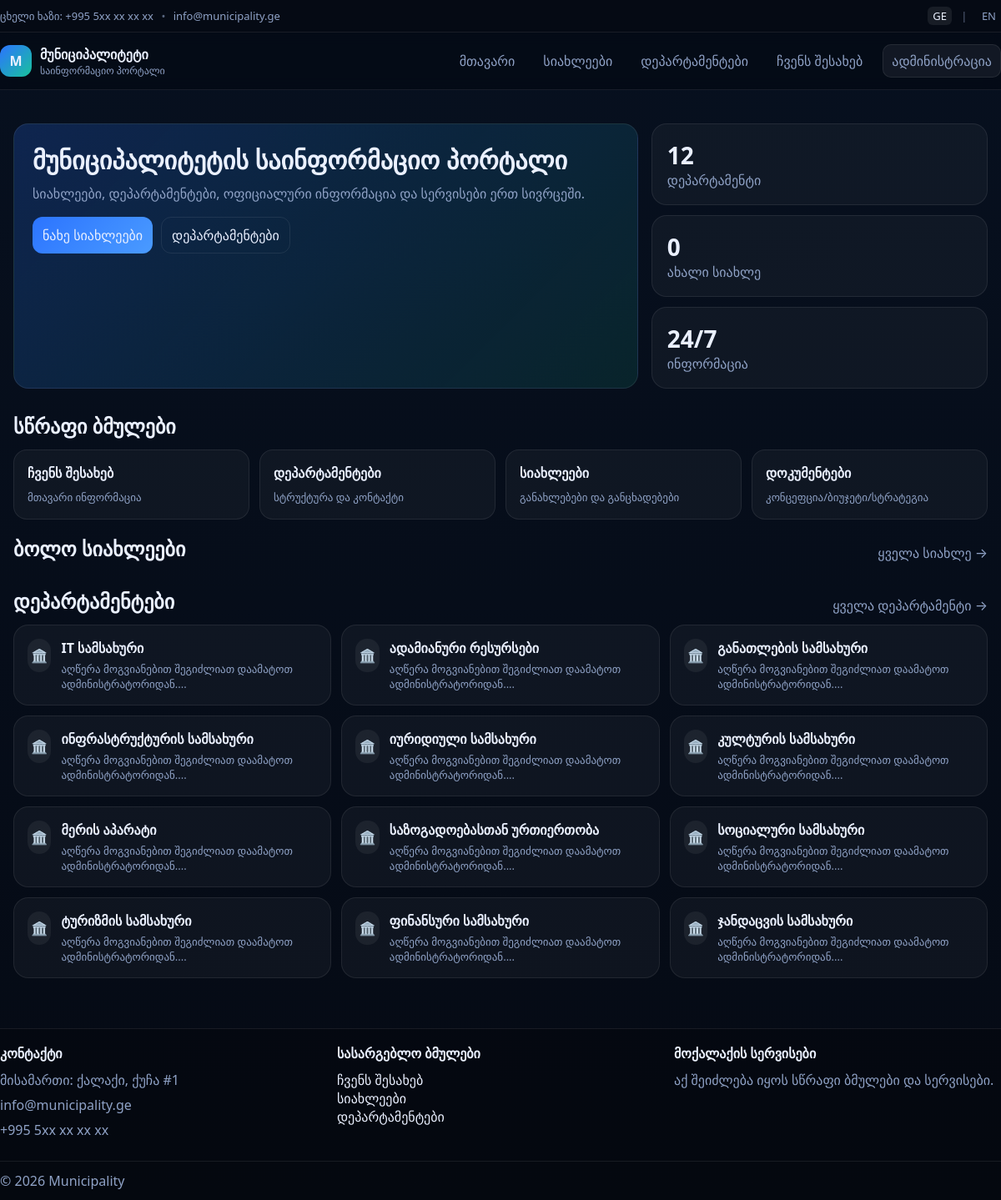
/ge/, run on the app's committed database.
### tables this page shows
CREATE TABLE department_translations (
  department_id INT NOT NULL,
  lang ENUM('ge','en') NOT NULL,
  name VARCHAR(200) NOT NULL,
  description TEXT NULL,
  address VARCHAR(255) NULL,
  phone VARCHAR(50) NULL,
  email VARCHAR(120) NULL,
  PRIMARY KEY (department_id, lang),
  CONSTRAINT fk_dept_tr_dept FOREIGN KEY (department_id) REFERENCES departments(id) ON DELETE CASCADE
);

### public/index.php (called while the page is built, shortened)
<?php
require __DIR__ . '/../app/db.php';
require __DIR__ . '/../app/helpers.php';
require __DIR__ . '/../app/i18n.php';
require __DIR__ . '/../app/router.php';
$uri = parse_url($_SERVER['REQUEST_URI'] ?? '/', PHP_URL_PATH) ?: '/';
$uri = str_replace(base_path(), '', $uri);
$uri = '/' . ltrim($uri, '/');
$parts = array_values(array_filter(explode('/', trim($uri,'/')), fn($x)=>$x!==''));
$langs = cfg('langs', ['ge','en']);
if (isset($parts[0]) && in_array($parts[0], $langs, true)) {
  array_shift($parts);
} else {
  set_lang(cfg('default_lang','ge'));
  redirect(base_path() . '/' . current_lang() . $uri);
}
$path = '/' . implode('/', $parts);
[$view, $data] = route_public($path);
require __DIR__ . '/../app/views/layout.php';

### app/i18n.php (called while the page is built, shortened)
<?php
function current_lang(): string {
  return (string)($_SESSION['lang'] ?? cfg('default_lang', 'ge'));
}
function url_lang_prefix(): string {
  return '/' . current_lang();
}
function url_to(string $pathWithoutLang): string {
  return base_path() . url_lang_prefix() . $pathWithoutLang;
}
function t(string $ge, string $en): string {
  return current_lang() === 'en' ? $en : $ge;
}

### app/helpers.php (called while the page is built, shortened)
<?php
function cfg(string $key, $default = null) {
  static $cfg = null;
  if ($cfg === null) $cfg = require __DIR__ . '/config.php';
  return $cfg[$key] ?? $default;
}
function e(string $s): string {
  return htmlspecialchars($s, ENT_QUOTES | ENT_SUBSTITUTE, 'UTF-8');
}
function base_path(): string {
  return (string)cfg('base_path', '');
}

### app/config.php (called while the page is built, shortened)
<?php
return [
  'db' => [
    'host'    => '127.0.0.1',
    'name'    => 'municipality_db',
    'user'    => 'root',
    'pass'    => '',
    'charset' => 'utf8mb4',
  ],
  'public_url' => '',
  'default_lang' => 'ge',
  'langs' => ['ge','en'],
  'upload_dir' => dirname(__DIR__) . '/storage/uploads',
  'upload_url' => '/storage/uploads',
];

### app/db.php (called while the page is built, shortened)
<?php
function db(): PDO {
  $cfg = require __DIR__ . '/config.php';
  $pdo = new PDO($cfg['db']['dsn'], $cfg['db']['user'], $cfg['db']['pass'], [
    PDO::ATTR_ERRMODE => PDO::ERRMODE_EXCEPTION,
    PDO::ATTR_DEFAULT_FETCH_MODE => PDO::FETCH_ASSOC,
  ]);
  return $pdo;
}

### app/router.php (called while the page is built, shortened)
<?php
function route_public(string $path): array {
  $pdo = db();
  $lang = current_lang();
  $path = trim($path, '/');
  $parts = $path === '' ? [] : explode('/', $path);
  if (!$parts) {
    $st = $pdo->prepare("
      SELECT n.id, n.cover, n.published_at, nt.title
      FROM news n
      JOIN news_translations nt ON nt.news_id=n.id AND nt.lang=:lang
      WHERE n.status='published'
      ORDER BY COALESCE(n.published_at, n.created_at) DESC
      LIMIT 6
    ");
    $st->execute([':lang'=>$lang]);
    $news = $st->fetchAll();
    $st2 = $pdo->prepare("
      SELECT d.id, d.slug, dt.name, dt.description
      FROM departments d
      JOIN department_translations dt ON dt.department_id=d.id AND dt.lang=:lang
      WHERE d.is_active=1
      ORDER BY dt.name ASC
    ");
    $st2->execute([':lang'=>$lang]);
    $depts = $st2->fetchAll();
    return ['home.php', compact('news','depts')];
  }
  return ['not_found.php', []];
}

### app/views/home.php (the view, shortened to what this page needs)
<section class="hero">
  <div class="wrap hero-grid">
    <div class="hero-card">
      <h1><?= e(t('მუნიციპალიტეტის საინფორმაციო პორტალი', 'Municipality Information Portal')) ?></h1>
      <p><?= e(t('სიახლეები, დეპარტამენტები, ოფიციალური ინფორმაცია და სერვისები ერთ სივრცეში.',
                'News, departments, official information and services in one place.')) ?></p>
      <div class="hero-actions">
        <a class="btn primary" href="<?= e(url_to('/news')) ?>"><?= e(t('ნახე სიახლეები', 'View news')) ?></a>
        <a class="btn ghost" href="<?= e(url_to('/departments')) ?>"><?= e(t('დეპარტამენტები', 'Departments')) ?></a>
      </div>
    </div>
    <div class="hero-stats">
      <div class="stat">
        <b>12</b><span><?= e(t('დეპარტამენტი', 'Departments')) ?></span>
      </div>
      <div class="stat">
        <b><?= e((string)count($news)) ?></b><span><?= e(t('ახალი სიახლე', 'Latest news')) ?></span>
      </div>
      <div class="stat">
        <b>24/7</b><span><?= e(t('ინფორმაცია', 'Information')) ?></span>
      </div>
    </div>
  </div>
</section>
<section class="wrap section">
  <div class="section-head">
    <h2><?= e(t('სწრაფი ბმულები', 'Quick links')) ?></h2>
  </div>
  <div class="cards">
    <a class="card" href="<?= e(url_to('/page/about')) ?>"><b><?= e(t('ჩვენს შესახებ', 'About')) ?></b><span><?= e(t('მთავარი ინფორმაცია', 'Main info')) ?></span></a>
    <a class="card" href="<?= e(url_to('/departments')) ?>"><b><?= e(t('დეპარტამენტები', 'Departments')) ?></b><span><?= e(t('სტრუქტურა და კონტაქტი', 'Structure & contact')) ?></span></a>
    <a class="card" href="<?= e(url_to('/news')) ?>"><b><?= e(t('სიახლეები', 'News')) ?></b><span><?= e(t('განახლებები და განცხადებები', 'Updates & announcements')) ?></span></a>
    <a class="card" href="<?= e(url_to('/page/about')) ?>"><b><?= e(t('დოკუმენტები', 'Documents')) ?></b><span><?= e(t('კონცეფცია/ბიუჯეტი/სტრატეგია', 'Concept/Budget/Strategy')) ?></span></a>
  </div>
</section>
<section class="wrap section">
  <div class="section-head">
    <h2><?= e(t('ბოლო სიახლეები', 'Latest news')) ?></h2>
    <a class="link" href="<?= e(url_to('/news')) ?>"><?= e(t('ყველა სიახლე', 'All news')) ?> →</a>
  </div>
</section>
<section class="wrap section">
  <div class="section-head">
    <h2><?= e(t('დეპარტამენტები', 'Departments')) ?></h2>
    <a class="link" href="<?= e(url_to('/departments')) ?>"><?= e(t('ყველა დეპარტამენტი', 'All departments')) ?> →</a>
  </div>
  <div class="dept-grid">
    <?php foreach ($depts as $d): ?>
      <a class="dept" href="<?= e(url_to('/departments/' . $d['slug'])) ?>">
        <div class="dept-icon">🏛️</div>
        <div>
          <b><?= e($d['name']) ?></b>
          <p><?= e(mb_substr((string)$d['description'], 0, 90)) ?>...</p>
        </div>
      </a>
    <?php endforeach; ?>
  </div>
</section>

### app/views/layout.php (shortened to what this page needs)
<!doctype html>
<html lang="<?= e(current_lang()) ?>">
<head>
  <link rel="stylesheet" href="<?= e(base_path()) ?>/public/assets/site.css">
</head>
<body>
<header class="topbar">
  <div class="wrap topbar-row">
    <div class="topbar-left">
      <span><?= e(t('ცხელი ხაზი:', 'Hotline:')) ?> +995 5xx xx xx xx</span>
      <span class="dot">•</span>
      <span>info@municipality.ge</span>
    </div>
    <div class="topbar-right">
      <?php $cur = current_lang(); ?>
      <?php
        $curPath = parse_url($_SERVER['REQUEST_URI'] ?? '/', PHP_URL_PATH) ?: '/';
        $noLang = preg_replace('#^/(ge|en)#','', $curPath);
      ?>
      <a class="<?= $cur==='ge'?'active':'' ?>" href="<?= e(base_path()) ?>/ge<?= e($noLang) ?>">GE</a>
      <span class="sep">|</span>
      <a class="<?= $cur==='en'?'active':'' ?>" href="<?= e(base_path()) ?>/en<?= e($noLang) ?>">EN</a>
    </div>
  </div>
</header>
<header class="header">
  <div class="wrap header-row">
    <a class="brand" href="<?= e(url_to('/')) ?>">
      <div class="logo">M</div>
      <div class="brand-text">
        <div class="brand-title"><?= e(t('მუნიციპალიტეტი', 'Municipality')) ?></div>
        <div class="brand-sub"><?= e(t('საინფორმაციო პორტალი', 'Information Portal')) ?></div>
      </div>
    </a>
    <nav class="nav">
      <a href="<?= e(url_to('/')) ?>"><?= e(t('მთავარი', 'Home')) ?></a>
      <a href="<?= e(url_to('/news')) ?>"><?= e(t('სიახლეები', 'News')) ?></a>
      <a href="<?= e(url_to('/departments')) ?>"><?= e(t('დეპარტამენტები', 'Departments')) ?></a>
      <a href="<?= e(url_to('/page/about')) ?>"><?= e(t('ჩვენს შესახებ', 'About')) ?></a>
      <a class="btn" href="<?= e(base_path()) ?>/admin/"><?= e(t('ადმინისტრაცია', 'Admin')) ?></a>
    </nav>
  </div>
</header>
<main class="main">
  <?php require $viewFile; ?>
</main>
<footer class="footer">
  <div class="wrap footer-grid">
    <div>
      <h4><?= e(t('კონტაქტი', 'Contact')) ?></h4>
      <p><?= e(t('მისამართი: ქალაქი, ქუჩა #1', 'Address: City, Street #1')) ?></p>
      <p>info@municipality.ge</p>
      <p>+995 5xx xx xx xx</p>
    </div>
    <div>
      <h4><?= e(t('სასარგებლო ბმულები', 'Useful links')) ?></h4>
      <a href="<?= e(url_to('/page/about')) ?>"><?= e(t('ჩვენს შესახებ', 'About')) ?></a><br>
      <a href="<?= e(url_to('/news')) ?>"><?= e(t('სიახლეები', 'News')) ?></a><br>
      <a href="<?= e(url_to('/departments')) ?>"><?= e(t('დეპარტამენტები', 'Departments')) ?></a>
    </div>
    <div>
      <h4><?= e(t('მოქალაქის სერვისები', 'Citizen services')) ?></h4>
      <p><?= e(t('აქ შეიძლება იყოს სწრაფი ბმულები და სერვისები.', 'Here you can place quick links and services.')) ?></p>
    </div>
  </div>
  <div class="wrap footer-bottom">
    <span>© <?= date('Y') ?> Municipality</span>
  </div>
</footer>
</body>
</html>

### public/assets/site.css (style rules this page uses)
:root { --bg:#0b1324; --card:#0f1b33; --muted:#8fa2c6; --text:#eaf0ff; --accent:#2c74ff; --accent2:#18c29c; --line:rgba(255,255,255,.08); }
* { box-sizing:border-box }
body { margin:0;font-family:system-ui,-apple-system,Segoe UI,Roboto; background:linear-gradient(180deg,#07101f,#050a14); color:var(--text) }
a { color:inherit;text-decoration:none }
.wrap { max-width:1200px;margin:0 auto;padding:0 16px }
.topbar { background:rgba(0,0,0,.35); border-bottom:1px solid var(--line) }
.topbar-row { display:flex;justify-content:space-between;gap:12px;padding:10px 0;font-size:13px;color:var(--muted) }
.topbar-right a { padding:2px 6px;border-radius:6px }
.topbar-right a.active { background:rgba(255,255,255,.08); color:var(--text) }
.dot { opacity:.6;margin:0 6px }
.sep { opacity:.6;margin:0 8px }
.header { position:sticky;top:0;z-index:10;background:rgba(5,10,20,.75);backdrop-filter: blur(8px); border-bottom:1px solid var(--line) }
.header-row { display:flex;align-items:center;justify-content:space-between;padding:14px 0;gap:12px }
.brand { display:flex;align-items:center;gap:10px }
.logo { width:38px;height:38px;border-radius:12px;background:linear-gradient(135deg,var(--accent),var(--accent2));display:grid;place-items:center;font-weight:900 }
.brand-title { font-weight:800 }
.brand-sub { font-size:12px;color:var(--muted) }
.nav { display:flex;align-items:center;gap:14px;flex-wrap:wrap }
.nav a { padding:8px 10px;border-radius:10px;color:var(--muted) }
.btn { display:inline-flex;align-items:center;justify-content:center;padding:10px 12px;border-radius:12px;background:rgba(255,255,255,.06);border:1px solid var(--line) }
.btn.primary { background:linear-gradient(135deg,var(--accent),#4a9bff); border:0 }
.btn.ghost { background:transparent }
.main { padding:22px 0 60px }
.hero { padding:18px 0 10px }
.hero-grid { display:grid;grid-template-columns:1.3fr .7fr;gap:16px }
.hero-card { background:linear-gradient(135deg,rgba(44,116,255,.22),rgba(24,194,156,.12));border:1px solid var(--line);border-radius:18px;padding:22px }
.hero-card h1 { margin:0 0 8px;font-size:30px }
.hero-card p { margin:0 0 16px;color:var(--muted);line-height:1.5 }
.hero-actions { display:flex;gap:10px;flex-wrap:wrap }
.hero-stats { display:grid;gap:12px }
.stat { background:rgba(255,255,255,.04);border:1px solid var(--line);border-radius:18px;padding:18px }
.stat b { font-size:28px;display:block }
.stat span { color:var(--muted) }
.section { margin-top:18px }
.section-head { display:flex;align-items:end;justify-content:space-between;gap:12px;margin:8px 0 12px }
.section-head h2 { margin:0 }
.link { color:var(--muted) }
.cards { display:grid;grid-template-columns:repeat(4,1fr);gap:12px }
.card { background:rgba(255,255,255,.04);border:1px solid var(--line);border-radius:16px;padding:16px }
.card b { display:block;margin-bottom:6px }
.card span { color:var(--muted);font-size:13px }
.dept-grid { display:grid;grid-template-columns:repeat(3,1fr);gap:12px }
.dept { display:flex;gap:12px;align-items:flex-start;background:rgba(255,255,255,.04);border:1px solid var(--line);border-radius:18px;padding:16px }
.dept-icon { width:40px;height:40px;border-radius:14px;background:rgba(255,255,255,.06);display:grid;place-items:center }
.dept p { margin:6px 0 0;color:var(--muted);font-size:13px;line-height:1.35 }
.footer { border-top:1px solid var(--line);background:rgba(0,0,0,.25) }
.footer-grid { display:grid;grid-template-columns:1fr 1fr 1fr;gap:12px;padding:18px 0 }
.footer h4 { margin:0 0 10px }
.footer p { margin:0 0 8px;color:var(--muted) }
.footer-bottom { padding:12px 0;color:var(--muted);border-top:1px solid var(--line);display:flex;justify-content:space-between }

### data on the page
department_translations: name "IT სამსახური", description "აღწერა მოგვიანებით შეგიძლიათ დაამატოთ ადმინისტრატორიდან."
department_translations: name "ადამიანური რესურსები", description "აღწერა მოგვიანებით შეგიძლიათ დაამატოთ ადმინისტრატორიდან."
department_translations: name "განათლების სამსახური", description "აღწერა მოგვიანებით შეგიძლიათ დაამატოთ ადმინისტრატორიდან."
department_translations: name "ინფრასტრუქტურის სამსახური", description "აღწერა მოგვიანებით შეგიძლიათ დაამატოთ ადმინისტრატორიდან."
department_translations: name "იურიდიული სამსახური", description "აღწერა მოგვიანებით შეგიძლიათ დაამატოთ ადმინისტრატორიდან."
department_translations: name "კულტურის სამსახური", description "აღწერა მოგვიანებით შეგიძლიათ დაამატოთ ადმინისტრატორიდან."
department_translations: name "მერის აპარატი", description "აღწერა მოგვიანებით შეგიძლიათ დაამატოთ ადმინისტრატორიდან."
department_translations: name "საზოგადოებასთან ურთიერთობა", description "აღწერა მოგვიანებით შეგიძლიათ დაამატოთ ადმინისტრატორიდან."
department_translations: name "სოციალური სამსახური", description "აღწერა მოგვიანებით შეგიძლიათ დაამატოთ ადმინისტრატორიდან."
department_translations: name "ტურიზმის სამსახური", description "აღწერა მოგვიანებით შეგიძლიათ დაამატოთ ადმინისტრატორიდან."
department_translations: name "ფინანსური სამსახური", description "აღწერა მოგვიანებით შეგიძლიათ დაამატოთ ადმინისტრატორიდან."
department_translations: name "ჯანდაცვის სამსახური", description "აღწერა მოგვიანებით შეგიძლიათ დაამატოთ ადმინისტრატორიდან."

### other printed values
t('ცხელი ხაზი:', 'Hotline:') "ცხელი ხაზი:"
t('მუნიციპალიტეტი', 'Municipality') "მუნიციპალიტეტი"
t('საინფორმაციო პორტალი', 'Information Portal') "საინფორმაციო პორტალი"
t('მთავარი', 'Home') "მთავარი"
t('სიახლეები', 'News') "სიახლეები"
t('დეპარტამენტები', 'Departments') "დეპარტამენტები"
t('ჩვენს შესახებ', 'About') "ჩვენს შესახებ"
t('ადმინისტრაცია', 'Admin') "ადმინისტრაცია"
t('ნახე სიახლეები', 'View news') "ნახე სიახლეები"
t('დეპარტამენტი', 'Departments') "დეპარტამენტი"
count($news) "0"
t('ახალი სიახლე', 'Latest news') "ახალი სიახლე"
t('ინფორმაცია', 'Information') "ინფორმაცია"
t('სწრაფი ბმულები', 'Quick links') "სწრაფი ბმულები"
t('მთავარი ინფორმაცია', 'Main info') "მთავარი ინფორმაცია"
